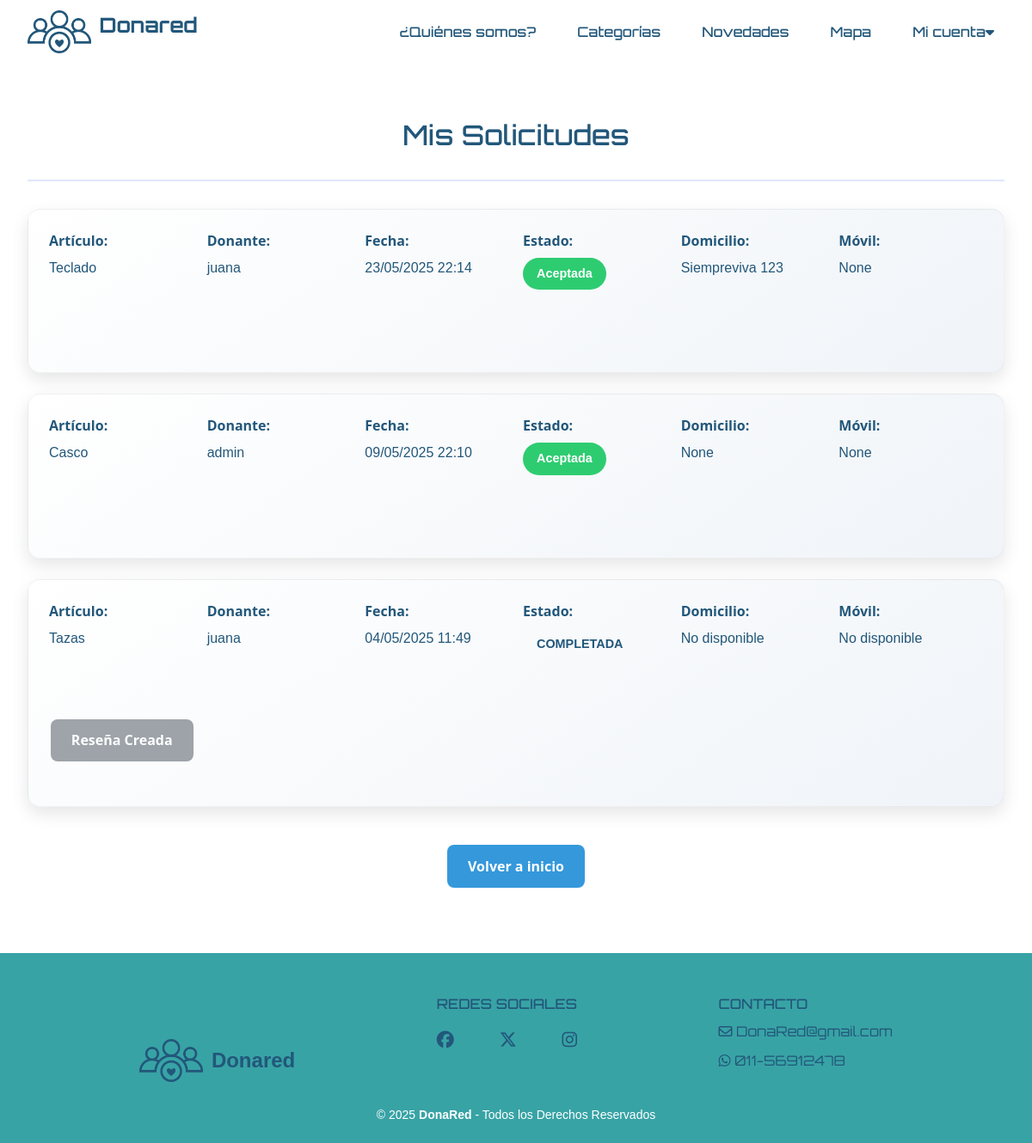
The page /solicitudes/ (signed in) on the database its author committed.
### donaredapp/models.py (models this page shows, shortened)
class Solicitud(models.Model):
    item = models.ForeignKey(Item, on_delete=models.CASCADE, related_name='item_solicitudes')
    donante = models.ForeignKey(User, on_delete=models.CASCADE, related_name='donante_solicitudes')
    beneficiario = models.ForeignKey(User, on_delete=models.CASCADE, related_name='beneficiario_solicitudes')
    fecha_creacion = models.DateTimeField(auto_now_add=True)
    STATUS_CHOICES = [
        ('PENDIENTE', 'Pendiente'),
        ('ACEPTADA', 'Aceptada'),
        ('RECHAZADA', 'Rechazada'),
        ('CONCRETADA', 'Concretada'),
    ]
    estado = models.CharField(max_length=20, choices=STATUS_CHOICES, default='PENDIENTE')
    class Meta:
        unique_together = ['item', 'beneficiario']
        verbose_name = 'Donación'
        verbose_name_plural = 'Donaciones'

class Item(models.Model):
    nombre = models.CharField(max_length=100)
    descripcion = models.TextField(max_length=500)
    categoria = models.ForeignKey(Categoria, on_delete=models.CASCADE)
    fecha_creacion = models.DateTimeField(auto_now_add=True)
    usuario = models.ForeignKey(
        User,
        on_delete=models.CASCADE,
        related_name='items',
        null=True,
    )
    imagen = models.ImageField(upload_to='items/', null=True, blank=True, default='items/sin_imagen.png')
    domicilio = models.CharField(max_length=255, null=True, blank=True)
    activo = models.BooleanField(default=True)
    latitude = models.DecimalField(max_digits=9, decimal_places=6, null=True, blank=True)
    longitude = models.DecimalField(max_digits=9, decimal_places=6, null=True, blank=True)

class Profile(models.Model):
    user = models.OneToOneField(User, on_delete=models.CASCADE)
    movil = PhoneNumberField(blank=True, null=True, region='AR')
    validado = models.BooleanField(default=False)

### donaredapp/views_solicitudes.py (the view)
# urls.py: path('solicitudes/', views_solicitudes.solicitudes, name='solicitudes'),
@login_required
def solicitudes(request):
    solicitudes = Solicitud.objects.filter(beneficiario=request.user).order_by('-fecha_creacion')
    for solicitud in solicitudes:
        if solicitud.item and solicitud.item.domicilio:
            domicilio_parts = solicitud.item.domicilio.split(',')
            solicitud.display_domicilio = ', '.join(part.strip() for part in domicilio_parts[:3])
        else:
            solicitud.display_domicilio = "No especificado"
        solicitud.has_resena = hasattr(solicitud, 'resena')
    return render(request, 'donaredapp/solicitudes.html', {
        'solicitudes': solicitudes,
    })

### donaredapp/templates/donaredapp/solicitudes.html (shortened to what this page needs)
{% extends 'donaredapp/base.html' %}
{% load static %}
{% block content %}
<section class="solicitudes-container">
    <div class="solicitudes-header">
        <h2>Mis Solicitudes</h2>
    </div>
    {% if solicitudes %}
        {% for solicitud in solicitudes %}
        <div class="solicitud-card">
            <div class="solicitud-info">
                <div>
                    <strong>Artículo:</strong>
                    <p><a href="{% url 'donaredapp:tarjeta' item_id=solicitud.item.id %}">{{ solicitud.item.nombre }}</a></p>
                </div>
                <div>
                    <strong>Donante:</strong>
                    <p>{{ solicitud.donante.username }}</p>
                </div>
                <div>
                    <strong>Fecha:</strong>
                    <p>{{ solicitud.fecha_creacion|date:"d/m/Y H:i" }}</p>
                </div>
                <div>
                    <strong>Estado:</strong>
                    <p><span class="estado-badge estado-{{ solicitud.estado|lower }}">{{ solicitud.get_estado_display }}</span></p>
                </div>
                <div>
                    <strong>Domicilio:</strong>
                    <p>{% if solicitud.estado == 'ACEPTADA' %}{{ solicitud.item.domicilio }}{% else %}No disponible{% endif %}</p>
                </div>
                <div>
                    <strong>Móvil:</strong>
                    <p>{% if solicitud.estado == 'ACEPTADA' %}{{ solicitud.donante.profile.movil }}{% else %}No disponible{% endif %}</p>
                </div>
                <div class="solicitud-actions">
                {% if solicitud.estado == 'PENDIENTE' %}
                <button class="btn btn-danger" onclick="confirmarBaja(this)" data-url="{% url 'donaredapp:gestionar_solicitud' solicitud_id=solicitud.id %}">Dar de baja</button>
                {% elif solicitud.estado == 'COMPLETADA' %}
                    {% if solicitud.has_resena %}
                        <button class="btn btn-secondary" disabled>Reseña Creada</button>
                    {% else %}
                        <a href="{% url 'donaredapp:crear_resena' solicitud_id=solicitud.id %}" class="btn btn-primary">Crear Reseña</a>
                    {% endif %}
                {% endif %}
                </div>
            </div>
        </div>
        {% endfor %}
    {% else %}
        <div class="solicitud-card">
            <p class="text-center">No tienes solicitudes activas.</p>
        </div>
    {% endif %}
    <div class="solicitud-actions" style="justify-content: center; margin-top: 2rem;">
        <a href="{% url 'donaredapp:index' %}" class="btn btn-primary">Volver a inicio</a>
    </div>
</section>
{% endblock %}

### donaredapp/static/donaredapp/style.css (style rules this page uses)
html, body { max-width: 100vw; overflow-x: hidden; }
body { background-color: #ffffff; color: #22577A; margin: 0 ; padding: 0; box-sizing: border-box; }
h1, h2, h3 { font-family: 'Orbitron', sans-serif; }
p { font-family: 'helvetica', sans-serif; }
a { text-decoration: none; color: inherit; }
.btn { padding: 0.8rem 1.5rem; border-radius: 8px; font-weight: 600; transition: all 0.3s ease; text-decoration: none; display: inline-block; }
.btn-primary, .btn-outline-primary { background: #22577A; color: white; }
.btn-primary { background-color: #22577A; color: #fff; border: none; padding: 10px 28px; border-radius: 4px; font-size: 1rem; font-weight: bold; margin-top: 12px; transition: background 0.2s, color 0.2s; }
.solicitudes-container { max-width: 1200px; margin: 2rem auto; padding: 2rem; }
.solicitudes-header { text-align: center; margin-bottom: 2rem; padding-bottom: 1rem; border-bottom: 2px solid #e0e7ff; }
.solicitudes-header h2 { color: #22577A; font-size: 2rem; margin-bottom: 1rem; }
.solicitud-card { background: linear-gradient(145deg, #ffffff, #f0f4f8); border-radius: 15px; box-shadow: 0 8px 20px rgba(0, 0, 0, 0.1); transition: transform 0.3s ease, box-shadow 0.3s ease; border: 1px solid rgba(0, 0, 0, 0.05); margin-bottom: 1.5rem; padding: 1.5rem; }
.solicitud-info { display: grid; grid-template-columns: repeat(auto-fit, minmax(150px, 1fr)); gap: 1rem; margin-bottom: 1rem; }
.solicitud-info p { margin: 0.5rem 0; color: #22577A; }
.solicitud-info strong { color: #22577A; font-weight: 600; display: inline-block; min-width: 100px; }
.solicitud-actions { display: flex; justify-content: flex-end; gap: 1rem; margin-top: 2rem; }
.btn { padding: 0.8rem 1rem; border-radius: 8px; font-weight: 600; transition: all 0.3s ease; text-decoration: none; display: inline-block; cursor: pointer; border: none; margin: 12px 0; }
.btn-primary { background-color: #22577A; color: white; }
.estado-badge { display: inline-block; padding: 0.5rem 1rem; border-radius: 20px; font-weight: 600; font-size: 0.9rem; }
.estado-aceptada { background-color: #2ecc71; color: white; }
.btn { padding: 0.8rem 1.5rem; border-radius: 8px; font-weight: 600; transition: all 0.3s ease; text-decoration: none; display: inline-block; cursor: pointer; border: none; }
.btn-primary { background-color: #3498db; color: white; }

### rows shown on the page
Solicitud: item.nombre "Teclado", donante.username "juana", fecha_creacion "23/05/2025 22:14", estado "Aceptada", item.domicilio "Siempreviva 123", donante.profile.movil "None"
Solicitud: item.nombre "Casco", donante.username "admin", fecha_creacion "09/05/2025 22:10", estado "Aceptada", item.domicilio "None", donante.profile.movil "None"
Solicitud: item.nombre "Tazas", donante.username "juana", fecha_creacion "04/05/2025 11:49", estado "COMPLETADA", shows "No disponible", shows "Reseña Creada"
